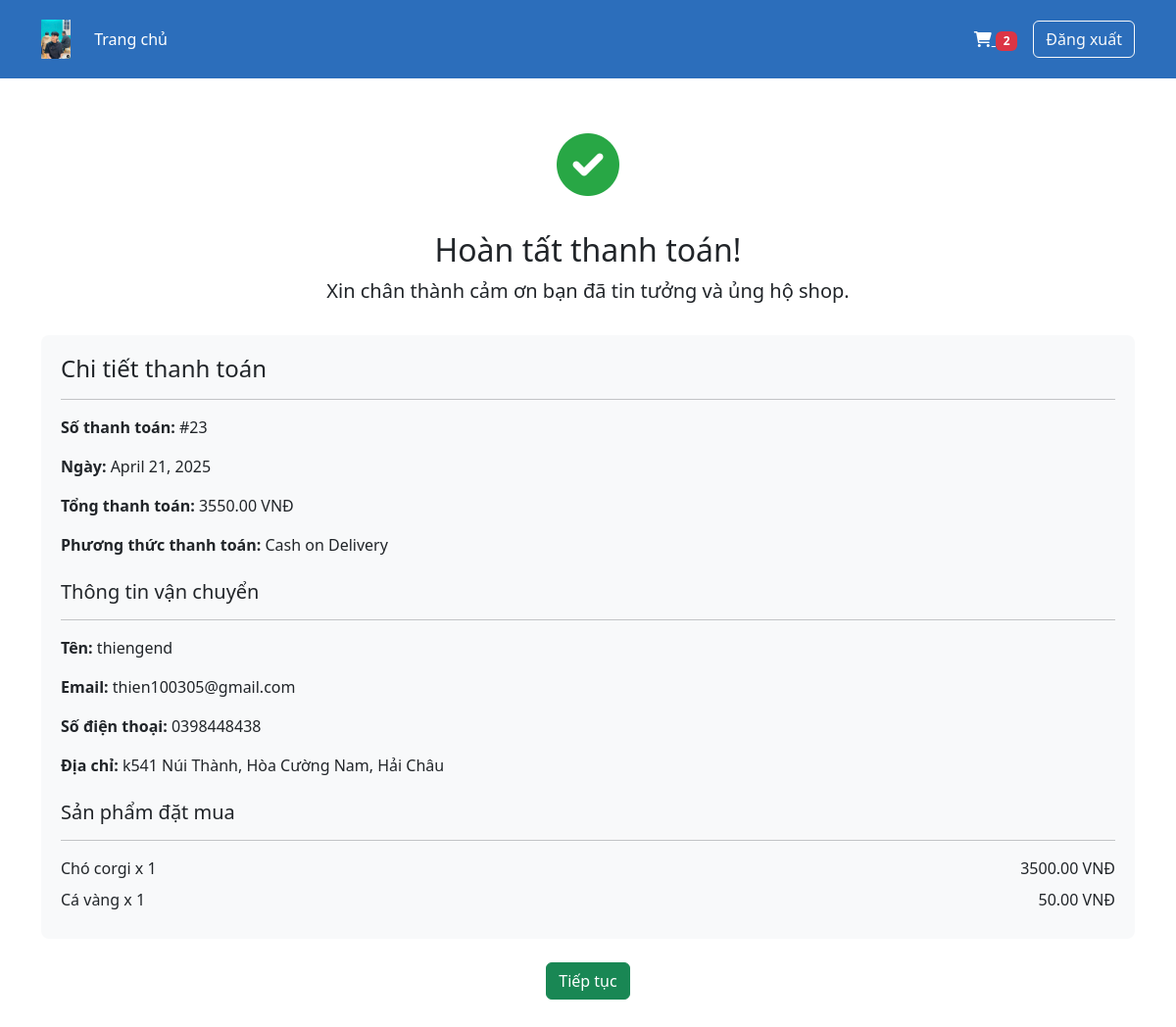
The app's page /order-confirmation/23/ (signed in) with its own data.
### accounts/models.py (models this page shows, shortened)
class Order(models.Model):
    PAYMENT_METHODS = (
        ('cod', 'Cash on Delivery'),
        ('bank', 'Bank Transfer'),
    )
    STATUS_CHOICES = [
        ('pending', 'Chờ xác nhận'),
        ('shipping', 'Đang giao'),
        ('delivered', 'Đã giao'),
        ('review', 'Đã đánh giá')
    ]
    user = models.ForeignKey(User, on_delete=models.CASCADE)
    full_name = models.CharField(max_length=100)
    email = models.EmailField()
    phone = models.CharField(max_length=20)
    address = models.TextField()
    payment_method = models.CharField(max_length=10, choices=PAYMENT_METHODS)
    total_amount = models.DecimalField(max_digits=10, decimal_places=2)
    status = models.CharField(max_length=20, choices=STATUS_CHOICES, default='pending')
    delivery_date = models.DateField(null=True, blank=True)
    delivery_time = models.TimeField(null=True, blank=True)
    is_auto_delivered = models.BooleanField(default=False)
    created_at = models.DateTimeField(auto_now_add=True)
    updated_at = models.DateTimeField(auto_now=True)

class OrderItem(models.Model):
    order = models.ForeignKey(Order, on_delete=models.CASCADE)
    product = models.ForeignKey(Product, on_delete=models.CASCADE)
    quantity = models.PositiveIntegerField()
    price = models.DecimalField(max_digits=10, decimal_places=2)
    created_at = models.DateTimeField(auto_now_add=True)
    updated_at = models.DateTimeField(auto_now=True)
    @property
    def total_price(self):
        return self.price * self.quantity

class Product(models.Model):
    name = models.CharField(max_length=200, verbose_name='Tên sản phẩm')
    description = models.TextField(verbose_name='Mô tả')
    price = models.DecimalField(max_digits=10, decimal_places=0, verbose_name='Giá')
    image = models.ImageField(upload_to='products/', verbose_name='Hình ảnh')
    category = models.ForeignKey(Category, on_delete=models.CASCADE, verbose_name='Loại sản phẩm')
    created_at = models.DateTimeField(auto_now_add=True, verbose_name='Ngày tạo')
    updated_at = models.DateTimeField(auto_now=True, verbose_name='Ngày cập nhật')
    is_active = models.BooleanField(default=True, verbose_name='Kích hoạt')
    class Meta:
        verbose_name = 'Products'
        verbose_name_plural = 'Products'
        ordering = ['-created_at']

### accounts/views.py (the view)
# urls.py: path('order-confirmation/<int:order_id>/', views.order_confirmation, name='order_confirmation'),
@login_required
def order_confirmation(request, order_id):
    order = get_object_or_404(Order, id=order_id, user=request.user)
    return render(request, 'order_confirmation.html', {
        'order': order,
        'cart_count': CartItem.objects.filter(cart__user=request.user).count()
    })

### ecommerce/templates/order_confirmation.html (shortened to what this page needs)
{% load static %}
<!DOCTYPE html>
<html lang="en">
<head>
    <link href="https://cdn.jsdelivr.net/npm/bootstrap@5.3.0/dist/css/bootstrap.min.css" rel="stylesheet">
    <link href="https://cdnjs.cloudflare.com/ajax/libs/font-awesome/6.0.0/css/all.min.css" rel="stylesheet">
</head>
<body>
    <nav class="navbar navbar-expand-lg nav-main">
        <div class="container">
            <a class="navbar-brand" href="{% url 'home' %}">
                <img src="{% static 'images/pic.jpg' %}" alt="Logo">
            </a>
            <div class="collapse navbar-collapse" id="navbarNav">
                <ul class="navbar-nav me-auto mb-2 mb-lg-0">
                    <li class="nav-item">
                        <a class="nav-link" href="{% url 'home' %}">Trang chủ</a>
                    </li>
                </ul>
                <div class="d-flex align-items-center">
                    {% if user.is_authenticated %}
                        <div class="cart-section me-3">
                            <a href="{% url 'cart' %}" class="text-white">
                                <i class="fas fa-shopping-cart"></i>
                                <span class="badge bg-danger">{{ cart_count }}</span>
                            </a>
                        </div>
                        <a href="{% url 'logout' %}" class="btn btn-outline-light">Đăng xuất</a>
                    {% else %}
                        <a href="{% url 'login' %}" class="btn btn-outline-light me-2">Đăng nhập</a>
                        <a href="{% url 'register' %}" class="btn btn-light">Đăng ký</a>
                    {% endif %}
                </div>
            </div>
        </div>
    </nav>
    <section class="confirmation-section">
        <div class="container">
            <div class="confirmation-icon">
                <i class="fas fa-check-circle"></i>
            </div>
            <h2>Hoàn tất thanh toán!</h2>
            <p class="lead">Xin chân thành cảm ơn bạn đã tin tưởng và ủng hộ shop.</p>
            <div class="order-details">
                <h4>Chi tiết thanh toán</h4>
                <hr>
                <p><strong>Số thanh toán:</strong> #{{ order.id }}</p>
                <p><strong>Ngày:</strong> {{ order.created_at|date:"F d, Y" }}</p>
                <p><strong>Tổng thanh toán:</strong> {{ order.total_amount }} VNĐ</p>
                <p><strong>Phương thức thanh toán:</strong> {{ order.get_payment_method_display }}</p>
                <h5 class="mt-4">Thông tin vận chuyển</h5>
                <hr>
                <p><strong>Tên:</strong> {{ order.full_name }}</p>
                <p><strong>Email:</strong> {{ order.email }}</p>
                <p><strong>Số điện thoại:</strong> {{ order.phone }}</p>
                <p><strong>Địa chỉ:</strong> {{ order.address }}</p>
                <h5 class="mt-4">Sản phẩm đặt mua</h5>
                <hr>
                {% for item in order.orderitem_set.all %}
                <div class="d-flex justify-content-between mb-2">
                    <span>{{ item.product.name }} x {{ item.quantity }}</span>
                    <span>{{ item.total_price }} VNĐ</span>
                </div>
                {% endfor %}
            </div>
            <div class="mt-4">
                <a href="{% url 'home' %}" class="btn btn-success">Tiếp tục</a>
            </div>
        </div>
    </section>
</body>
</html>

### ecommerce/templates/order_confirmation.html (style rules this page uses)
.nav-main { background-color: #2c6ebb; padding: 15px; }
.nav-main .navbar-brand img { height: 40px; }
.nav-main .nav-link { color: white !important; }
.confirmation-section { padding: 40px 0; text-align: center; }
.confirmation-icon { font-size: 64px; color: #28a745; margin-bottom: 20px; }
.order-details { background-color: #f8f9fa; padding: 20px; border-radius: 8px; margin-top: 30px; text-align: left; }

### records on screen
Order: id "23", created_at "April 21, 2025", total_amount "3550.00", payment_method "Cash on Delivery", full_name "thiengend", email "thien100305@gmail.com", phone "0398448438", address "k541 Núi Thành, Hòa Cường Nam, Hải Châu"
OrderItem: product.name "Chó corgi", quantity "1", total_price "3500.00"
OrderItem: product.name "Cá vàng", quantity "1", total_price "50.00"

### other values on screen
{{ cart_count }} "2"
